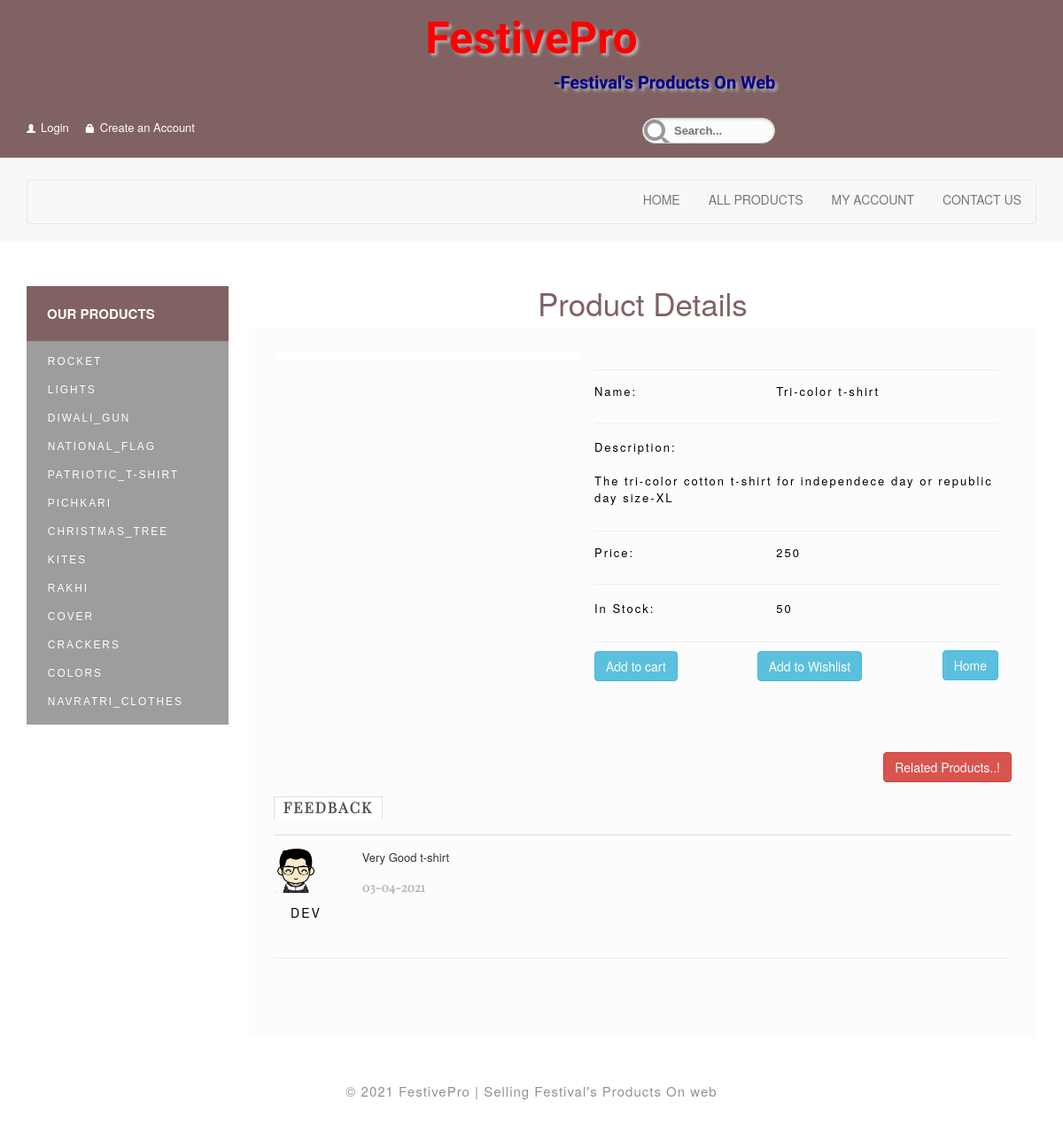
/details.php?pro_id=2, run on the app's committed database.
### tables this page shows
CREATE TABLE `subcategory` (
  `sub_id` int(7) NOT NULL,
  `sub_name` varchar(20) NOT NULL,
  `cat_id` int(7) NOT NULL
);

CREATE TABLE `product` (
  `pro_id` int(7) NOT NULL,
  `pro_name` varchar(25) NOT NULL,
  `pro_price` int(5) NOT NULL,
  `pro_desc` varchar(400) NOT NULL,
  `stock` int(5) NOT NULL,
  `sub_id` int(7) NOT NULL,
  `unit_id` int(7) NOT NULL,
  `offer_id` int(7) DEFAULT NULL
);

CREATE TABLE `feedback` (
  `feed_id` int(7) NOT NULL,
  `pro_id` int(7) NOT NULL,
  `feedback` varchar(100) NOT NULL,
  `username` varchar(15) NOT NULL,
  `feed_date` date NOT NULL
);

CREATE TABLE `user` (
  `username` varchar(15) NOT NULL,
  `password` varchar(50) NOT NULL,
  `fname` varchar(15) NOT NULL,
  `lname` varchar(15) NOT NULL,
  `sec_que` varchar(25) NOT NULL,
  `sec_ans` varchar(35) NOT NULL,
  `address` varchar(55) NOT NULL,
  `area_id` int(7) NOT NULL,
  `email` varchar(25) NOT NULL,
  `mobile_no` int(10) NOT NULL,
  `isAdmin` tinyint(1) NOT NULL
);

### details.php (the view, shortened to what this page needs)
		<?php
		include 'include/header.php';
		include 'include/connection.php';
	?>
 <link rel="stylesheet" href="https://maxcdn.bootstrapcdn.com/bootstrap/3.4.0/css/bootstrap.min.css">
		<div class="container">
			<div class="main-content">
				<div class="products-grid">
<div class="products">
				<div class="product-listy">
					<h2>Our Products</h2>
					<ul class="product-list">
<?php
		$get_subCats="select * from subcategory s,category c where s.cat_id=c.cat_id";
		$run_subCats=mysqli_query($con,$get_subCats);
			while($row_subCats=mysqli_fetch_array($run_subCats))
			{
				$subCat_id=$row_subCats["sub_id"];
				$subCat_name=$row_subCats["sub_name"];
				echo "<li><a href='products.php?subCat=$subCat_id'>$subCat_name</a></li>";
			}
?>
					</ul>
				</div>
			</div>
				<header>
					<h3 class="head text-center">Product Details</h3>
				</header>
<?php
if(isset($_GET['pro_id']))
{
	$product_id = $_GET['pro_id'];
	$get_prod="select *from product where pro_id = '$product_id'";
	$run_prod=mysqli_query($con,$get_prod);
	while($row_prod=mysqli_fetch_array($run_prod))
	{
		$pro_id=$row_prod['pro_id'];
		$pro_name=$row_prod['pro_name'];
		$pro_de=$row_prod['pro_desc'];
		$pro_price=$row_prod['pro_price'];
		$pro_quantity=$row_prod['stock'];
?>
<div class="new-product">
			<div class="col-md-5 zoom-grid">
					<div class="flexslider">
					</div>
				</div>
				<div class="col-md-7 ">
	<div class="span span1">
			<p class="left">Name:</p>
			<p class="right"><?php echo $pro_name; ?></p>
			<div class="clearfix"></div>
	</div>
	<div class="span span2">
			<p class="left" style=" padding-bottom:10px;">Description:<br></p>
			<p class="right"><?php echo $pro_de; ?></p>
			<div class="clearfix"></div>
	</div>
	<div class="span span3">
			<p class="left">Price:</p>
			<p class="right"><?php echo $pro_price; ?></p>
			<div class="clearfix"></div>
	</div>
	<div class="span span4">
			<p class="left">In Stock:</p>
			<p class="right"><?php echo $pro_quantity; ?></p>
			<div class="clearfix"></div>
	</div>
	<a href="cart.php?add_cart=<?php echo $pro_id; ?>">
<button style="float:left; margin-top:10px; margin-bottom:80px;" class="btn btn-info">Add to cart</button></a>
<a href="Wishlist.php?my_fvrt=<?php echo $pro_id; ?>">
<button style="margin-top:10px;margin-left:90px; margin-bottom:80px;" class="btn btn-info">Add to Wishlist</button></a>
<a href="index.php">
<button style="float:right; margin-top:-115px; margin-bottom:80px;" class="btn btn-info">Home</button></a>
				</div>
<?php
	}
}
?>
<?php
$sql="select distinct s.sub_id from category c,subcategory s,product p where c.cat_id=s.cat_id and s.sub_id=p.sub_id and p.pro_id='$product_id'";
$run=mysqli_query($con,$sql);
while($data=mysqli_fetch_assoc($run))
{
	$see=$data['sub_id'];
}
echo"
<a href='products.php?subCat=$see' ><button style='margin-bottom:10px;float:right;' class='btn btn-danger'>Related Products..!</button></a>";
 ?>
<br />
<br /><br/>
<br/><br/><br/><br/>
     <ul class="nav nav-tabs responsive hidden-xs hidden-sm" id="myTab" style="display:block;">
        <li class="test-class active"><a class="deco-none" style="float:left;margin-top:50px;"> Feedback</a></li>
      </ul>
<?php
		$feed_select="select *from feedback where pro_id='$pro_id'";
		$run_feed=mysqli_query($con,$feed_select);
		while($row_feed=mysqli_fetch_array($run_feed))
		{
			$feedback=$row_feed['feedback'];
			$user=$row_feed['username'];
			$feed_date=$row_feed['feed_date'];
			$user_select="select *from user where username='$user'";
			$run_user=mysqli_query($con,$user_select);
			while($row=mysqli_fetch_array($run_user))
			{
				$user_name=$row['fname'];
			}
?>
<div class="media response-info">
	<div class="media-left response-text-left">
		<img class="media-object" src="images/defualt_user.png" style="height:50px; width:50px;"  />
			<h5><a href="#"><?php echo $user_name; ?></a></h5>
	</div>
	<div class="media-body response-text-right">
		<p><?php echo $feedback; ?></p>
			<ul>
				<li><?php echo date('d-m-Y ',strtotime($feed_date)); ?></li>
			</ul>
	</div>
</div>
<hr  />
<?php
		}
	?>
				</div>
					<div class="clearfix"></div>
				</div>
			</div>
		</div>
			<?php
			include 'include/footer.php';
		?>
</body>
</html>

### css/style.css (style rules this page uses)
body { padding:0; margin:0; font-family: 'Lato-Regular'; background:#fff; }
body a { transition:0.5s all; -webkit-transition:0.5s all; -moz-transition:0.5s all; -o-transition:0.5s all; -ms-transition:0.5s all; }
h1,h2,h3,h4,h5,h6 { margin:0; font-family: 'PlayfairDisplay-Regular'; }
p { margin:0; }
ul { margin:0; padding:0; }
h3.head.text-center { font-size: 35px; color: #816263; font-weight: 500; padding: 0; }
.products-grid { min-height:515px; padding: 30px 0; }
.products-grid img { width:300px; height:400px; }
.products-grid a { display:block; color:#000; text-transform:uppercase; font-size:14px; letter-spacing:2px; text-decoration:none; }
.products { width:20%; margin-right:2%; float:left; }
.product-listy { background:#91b900; }
ul.product-list { padding:0em 0 0.5em 0; margin:0.5em 0; }
ul.product-list li { display: block; margin:5px 0; }
ul.product-list li a { color:#FFF; text-transform:uppercase; font-size:0.85em; text-decoration:none; padding:5px 2em; font-family: 'Doppio One', sans-serif; font-weight:400; display: block; }
.product-listy h2 { color: #fff; background: #816263; font-size: 15px; padding: 23px; font-weight: 600; text-transform: uppercase; }
.new-product { width:78%; float:right; background:rgba(245, 243, 243, 0.27); min-height:800px; padding:2em; }
.product-listy { background:#9E9C9C; }
* { box-sizing:border-box; }
.grid_5 h1, h2, h3, h4, h5, h6 { padding: 12px 0; }
.col-md-5.zoom-grid { padding: 0; }
.response-text-right p { font-size: 13px; margin: 0 0 1em; line-height: 20px; }
.nav-tabs > li.active > a, .nav-tabs > li.active > a:hover, .nav-tabs > li.active > a:focus { color: #816263; cursor: default; font-size: 1.2em; font-weight: 600; border: none; background-color: transparent; border-right: 1px solid #E7E7E7; border-radius: 0; padding: 0 10px; cursor: pointer; }
.nav-tabs > li > a { margin-right: 0px; line-height: 1.42857143; border-radius: 0; color: #000000; cursor: default; font-size: 1.2em; font-weight: 600; border: none; background-color: transparent; border-right: 1px solid #E7E7E7; border-radius: 0; padding: 0 10px; cursor: pointer; font-family: 'PlayfairDisplay-Regular'; }
ul.nav.nav-tabs { border-bottom: 1px solid #ddd; margin-bottom: 15px; padding-bottom: 18px; }
.media-left.response-text-left { width: 10%; float: left; margin-right: 2%; }
.response-text-right ul li { display: inline-block; color: #B6B8B5; font-size: 1em; font-weight: 600; margin-right: 16px; font-family: 'PlayfairDisplay-Regular'; }
.media, .media .media { margin-top: 25px; }
.media-left.response-text-left h5 { font-size: 14px; text-align: Center; margin-top: 3px; }
.media-left.response-text-left h5 a { color: #000; }
.media-left.response-text-left img { width: 100%; }
p.left { float: left; font-size: 13px; color: #000; letter-spacing: 2px; margin-right:5%; width:40%; }
p.right { float: left; font-size: 13px; color: #000; letter-spacing: 2px; }
.span1 { margin: 18px 0; padding: 15px 0; border-top: 1px solid #eee; border-bottom: 1px solid #eee; }
.span3 { margin: 18px 0; padding: 15px 0; border-top: 1px solid #eee; border-bottom: 1px solid #eee; }
.span4 { border-bottom: 1px solid #Eee; padding-bottom: 18px; }

### css/flexslider.css (style rules this page uses)
.flexslider { margin: 0; padding: 0; }
.flexslider { margin: 0 0 10px; background: #ffffff; border: 4px solid #ffffff; position: relative; zoom: 1; -webkit-border-radius: 4px; -moz-border-radius: 4px; border-radius: 4px; -webkit-box-shadow: '' 0 1px 4px rgba(0, 0, 0, 0.2); -moz-box-shadow: '' 0 1px 4px rgba(0, 0, 0, 0.2); -o-box-shadow: '' 0 1px 4px rgba(0, 0, 0, 0.2); box-shadow: '' 0 1px 4px rgba(0, 0, 0, 0.2); }

### data on the page
subcategory: sub_name "ROCKET"
subcategory: sub_name "LIGHTS"
subcategory: sub_name "DIWALI_GUN"
subcategory: sub_name "NATIONAL_FLAG"
subcategory: sub_name "PATRIOTIC_T-SHIRT"
subcategory: sub_name "PICHKARI"
subcategory: sub_name "CHRISTMAS_TREE"
subcategory: sub_name "KITES"
subcategory: sub_name "RAKHI"
subcategory: sub_name "COVER"
subcategory: sub_name "CRACKERS"
subcategory: sub_name "COLORS"
subcategory: sub_name "NAVRATRI_CLOTHES"
product: pro_name "Tri-color t-shirt", pro_desc "The tri-color cotton t-shirt for independece day or republic day size-XL", pro_price "250", stock "50"
feedback: username.fname "DEV", feedback "Very Good t-shirt", feed_date "03-04-2021"
